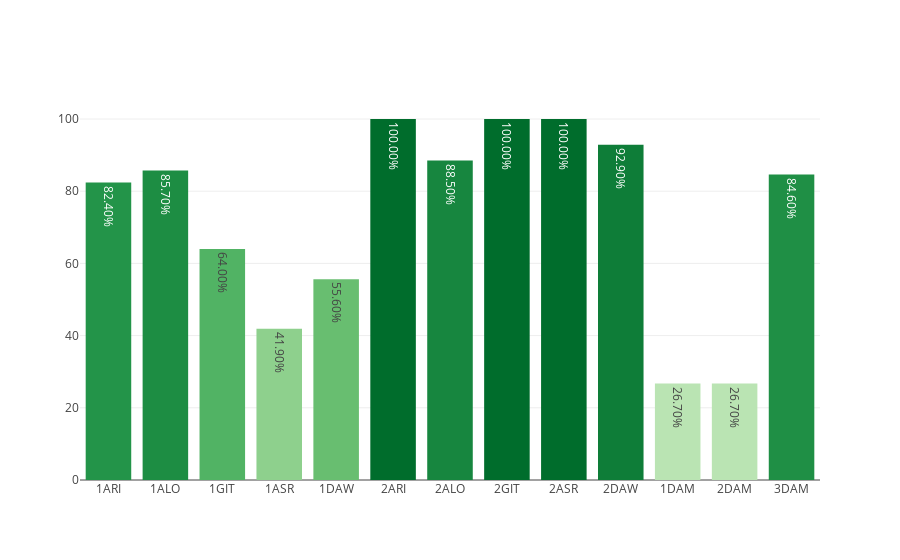

The code cell stored with this chart in its notebook:
### Markdown cell above
## CICLOS FORMATIVOS DE GRADO SUPERIOR

### Code cell
dfc_CFGS = loaders.get_data_by_stages(dfc, 'CFGS')
myplotly.bar_simple(dfc_CFGS.index, dfc_CFGS['éxito'])

### Figure 1 — Plotly figure (JSON) as saved in the notebook; plotly's stock layout.template omitted (floating-point values rounded to 4 significant figures)
{"data": [{"hoverinfo": "x+text", "marker": {"color": [82.4, 85.7, 64, 41.9, 55.6, 100, 88.5, 100, 100, 92.9, 26.7, 26.7, 84.6], "colorscale": [[0, "rgb(186,228,179)"], [0.3333, "rgb(116,196,118)"], [0.6667, "rgb(49,163,84)"], [1, "rgb(0,109,44)"]]}, "text": ["82.40%", "85.70%", "64.00%", "41.90%", "55.60%", "100.00%", "88.50%", "100.00%", "100.00%", "92.90%", "26.70%", "26.70%", "84.60%"], "type": "bar", "uid": "54b3cb07-2ee6-426a-bd90-873273333089", "x": ["1ARI", "1ALO", "1GIT", "1ASR", "1DAW", "2ARI", "2ALO", "2GIT", "2ASR", "2DAW", "1DAM", "2DAM", "3DAM"], "y": [82.4, 85.7, 64, 41.9, 55.6, 100, 88.5, 100, 100, 92.9, 26.7, 26.7, 84.6]}], "layout": {"title": {"text": ""}}}
